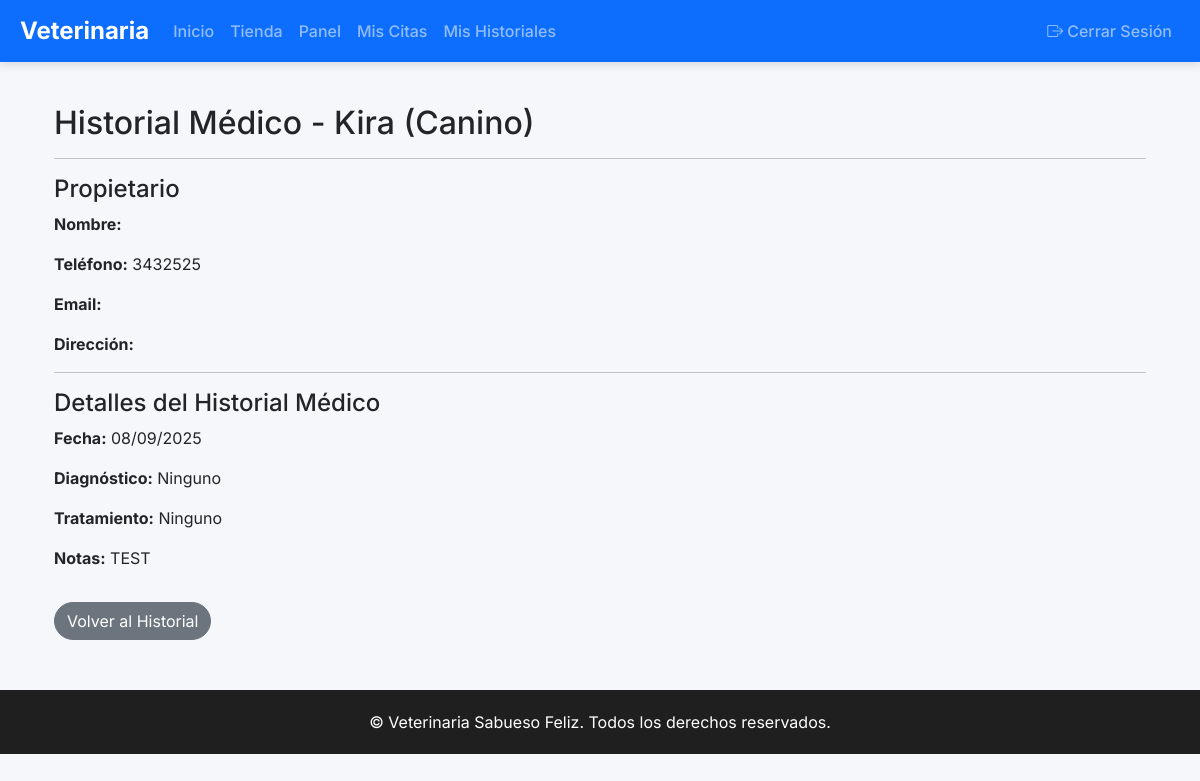
The page /vet/historial-medico/1/ (signed in) on the database its author committed.
### Core/models.py (models this page shows, shortened)
class HistorialMedico(models.Model):
    paciente = models.ForeignKey(Paciente, on_delete=models.CASCADE)
    veterinario = models.ForeignKey(User, limit_choices_to={"rol": "VET"}, on_delete=models.SET_NULL, null=True)
    fecha = models.DateTimeField(auto_now_add=True)
    diagnostico = models.TextField()
    tratamiento = models.TextField()
    notas = models.TextField(blank=True)
    peso = models.DecimalField(max_digits=5, decimal_places=2, blank=True, null=True)
    temperatura = models.DecimalField(max_digits=4, decimal_places=1, blank=True, null=True)
    examenes = models.TextField(blank=True)
    imagenes = models.ImageField(upload_to="historial_medico/", blank=True, null=True)
    proximo_control = models.DateField(blank=True, null=True)

class Paciente(models.Model):
    nombre = models.CharField(max_length=100)
    especie = models.CharField(max_length=50)
    raza = models.CharField(max_length=50, blank=True)
    sexo = models.CharField(max_length=10)
    fecha_nacimiento = models.DateField()
    propietario = models.ForeignKey(Propietario, on_delete=models.CASCADE)
    vacunas = models.TextField(blank=True)
    alergias = models.TextField(blank=True)
    foto = models.ImageField(upload_to="pacientes/", blank=True, null=True)

class Propietario(models.Model):
    user = models.OneToOneField(User, on_delete=models.CASCADE)
    telefono = models.CharField(max_length=20, blank=True)
    direccion = models.CharField(max_length=200, blank=True)
    ciudad = models.CharField(max_length=100, blank=True)
    notas = models.TextField(blank=True)

### Core/views.py (the view)
# urls.py: path('vet/historial-medico/<int:historial_id>/', views.detalle_historial, name='detalle_historial'),
@login_required
def detalle_historial(request, historial_id):
    historial = get_object_or_404(HistorialMedico, id=historial_id)
    return render(request, "core/detalle_historial.html", {"historial": historial})

### Core/templates/core/detalle_historial.html (shortened to what this page needs)
{% extends "core/base.html" %}
{% block content %}
<div class="container mt-4">
    <h2>Historial Médico - {{ historial.paciente.nombre }} ({{ historial.paciente.especie }})</h2>
    <hr>
    <h4>Propietario</h4>
    {% if historial.paciente.propietario %}
        <p><strong>Nombre:</strong> {{ historial.paciente.propietario.first_name }} {{ historial.paciente.propietario.last_name }}</p>
        <p><strong>Teléfono:</strong> {{ historial.paciente.propietario.telefono }}</p>
        <p><strong>Email:</strong> {{ historial.paciente.propietario.email }}</p>
        <p><strong>Dirección:</strong> {{ historial.paciente.propietario.direccion }}</p>
    {% else %}
        <p>Sin propietario registrado</p>
    {% endif %}
    <hr>
    <h4>Detalles del Historial Médico</h4>
    <p><strong>Fecha:</strong> {{ historial.fecha|date:"d/m/Y" }}</p>
    <p><strong>Diagnóstico:</strong> {{ historial.diagnostico }}</p>
    <p><strong>Tratamiento:</strong> {{ historial.tratamiento }}</p>
    <p><strong>Notas:</strong> {{ historial.notas }}</p>
    <a href="{% url 'historial_medico_vet' %}" class="btn btn-secondary mt-3">Volver al Historial</a>
</div>
{% endblock %}

### Core/templates/core/base.html (style rules this page uses)
body { font-family: 'Inter', sans-serif; padding-top: 80px; background-color: #f5f7fa; }
a.btn, .btn { border-radius: 50px; }

### rows shown on the page
HistorialMedico: paciente.nombre "Kira", paciente.especie "Canino", paciente.propietario.telefono "3432525", fecha "08/09/2025", diagnostico "Ninguno", tratamiento "Ninguno", notas "TEST"
